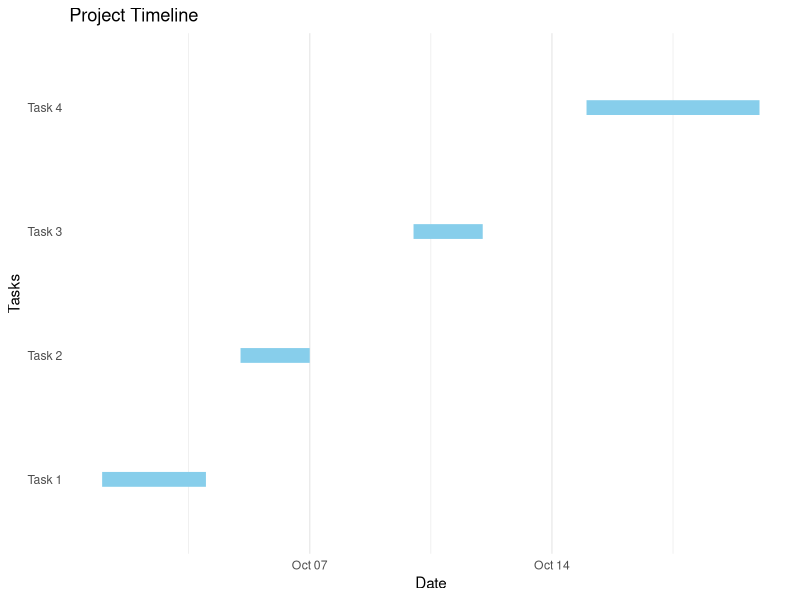

Generate this figure with R:
## ---- chunk 1
# Load required libraries
library(ggplot2)
library(dplyr)

# Create a data frame for the Gantt chart
tasks <- data.frame(
  task = c("Task 1", "Task 2", "Task 3", "Task 4"),
  start = as.Date(c("2024-10-01", "2024-10-05", "2024-10-10", "2024-10-15")),
  end = as.Date(c("2024-10-04", "2024-10-07", "2024-10-12", "2024-10-20"))
)

# Create a Gantt chart
ggplot(tasks, aes(x = start, xend = end, y = task)) +
  geom_segment(aes(yend = task), size = 5, color = "skyblue") +
  labs(title = "Project Timeline", x = "Date", y = "Tasks") +
  theme_minimal() +
  theme(panel.grid.major.y = element_blank(), panel.grid.minor.y = element_blank())

